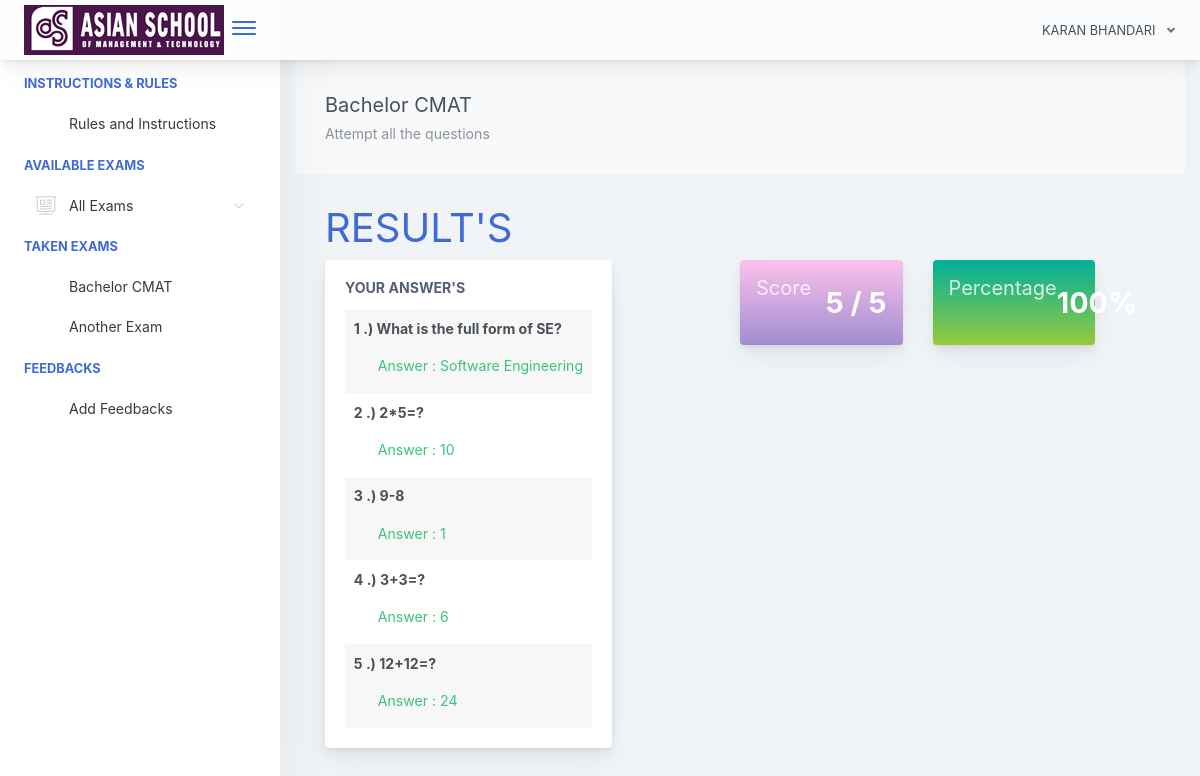
Screenshot of /home.php?page=result&id=27 (signed in) with the database file from the repository.
### tables this page shows
CREATE TABLE `examinee_tbl` (
  `exmne_id` int(11) NOT NULL,
  `exmne_fullname` varchar(1000) NOT NULL,
  `exmne_course` varchar(1000) NOT NULL,
  `exmne_gender` varchar(1000) NOT NULL,
  `exmne_birthdate` varchar(1000) NOT NULL,
  `exmne_year_level` varchar(1000) NOT NULL,
  `exmne_email` varchar(1000) NOT NULL,
  `exmne_password` varchar(1000) NOT NULL,
  `exmne_status` varchar(1000) NOT NULL DEFAULT 'active'
);

CREATE TABLE `exam_tbl` (
  `ex_id` int(11) NOT NULL,
  `cou_id` int(11) NOT NULL,
  `ex_title` varchar(1000) NOT NULL,
  `ex_time_limit` varchar(1000) NOT NULL,
  `ex_questlimit_display` int(11) NOT NULL,
  `ex_description` varchar(1000) NOT NULL,
  `ex_created` timestamp NOT NULL DEFAULT CURRENT_TIMESTAMP ON UPDATE CURRENT_TIMESTAMP
);

CREATE TABLE `exam_question_tbl` (
  `eqt_id` int(11) NOT NULL,
  `exam_id` int(11) NOT NULL,
  `exam_question` varchar(1000) NOT NULL,
  `exam_ch1` varchar(1000) NOT NULL,
  `exam_ch2` varchar(1000) NOT NULL,
  `exam_ch3` varchar(1000) NOT NULL,
  `exam_ch4` varchar(1000) NOT NULL,
  `exam_answer` varchar(1000) NOT NULL,
  `exam_status` varchar(1000) NOT NULL DEFAULT 'active'
);

CREATE TABLE `exam_answers` (
  `exans_id` int(11) NOT NULL,
  `axmne_id` int(11) NOT NULL,
  `exam_id` int(11) NOT NULL,
  `quest_id` int(11) NOT NULL,
  `exans_answer` varchar(1000) NOT NULL,
  `exans_status` varchar(1000) NOT NULL DEFAULT 'new',
  `exans_created` timestamp NOT NULL DEFAULT CURRENT_TIMESTAMP ON UPDATE CURRENT_TIMESTAMP
);

### query/selectData.php (called while the page is built, shortened)
<?php
$exmneId = $_SESSION['examineeSession']['exmne_id'];
$selExmneeData = $conn->query("SELECT * FROM examinee_tbl WHERE exmne_id='$exmneId' ")->fetch(PDO::FETCH_ASSOC);
 ?>

### pages/result.php (the view, shortened to what this page needs)
 <?php
    $examId = $_GET['id'];
    $selExam = $conn->query("SELECT * FROM exam_tbl WHERE ex_id='$examId' ")->fetch(PDO::FETCH_ASSOC);
 ?>
<div class="app-main__outer">
<div class="app-main__inner">
    <div id="refreshData">
    <div class="col-md-12">
        <div class="app-page-title">
            <div class="page-title-wrapper">
                <div class="page-title-heading">
                    <div>
                        <?php echo $selExam['ex_title']; ?>
                          <div class="page-title-subheading">
                            <?php echo $selExam['ex_description']; ?>
                          </div>
                    </div>
                </div>
            </div>
        </div>
        <div class="row col-md-12">
        	<h1 class="text-primary">RESULT'S</h1>
        </div>
        <div class="row col-md-6 float-left">
        	<div class="main-card mb-3 card">
                <div class="card-body">
                	<h5 class="card-title">Your Answer's</h5>
        			<table class="align-middle mb-0 table table-borderless table-striped table-hover" id="tableList">
                    <?php
                    	$selQuest = $conn->query("SELECT * FROM exam_question_tbl eqt INNER JOIN exam_answers ea ON eqt.eqt_id = ea.quest_id WHERE eqt.exam_id='$examId' AND ea.axmne_id='$exmneId' AND ea.exans_status='new' ");
                    	$i = 1;
                    	while ($selQuestRow = $selQuest->fetch(PDO::FETCH_ASSOC)) { ?>
                    		<tr>
                    			<td>
                    				<b><p><?php echo $i++; ?> .) <?php echo $selQuestRow['exam_question']; ?></p></b>
                    				<label class="pl-4 text-success">
                    					Answer :
                    					<?php
                    						if($selQuestRow['exam_answer'] != $selQuestRow['exans_answer'])
                    						{ ?>
                    							<span style="color:red"><?php echo $selQuestRow['exans_answer']; ?></span>
                    						<?PHP }
                    						else
                    						{ ?>
                    							<span class="text-success"><?php echo $selQuestRow['exans_answer']; ?></span>
                    						<?php }
                    					 ?>
                    				</label>
                    			</td>
                    		</tr>
                    	<?php }
                     ?>
	                 </table>
                </div>
            </div>
        </div>
        <div class="col-md-6 float-left">
        	<div class="col-md-6 float-left">
        	<div class="card mb-3 widget-content bg-night-fade">
                <div class="widget-content-wrapper text-white">
                    <div class="widget-content-left">
                        <div class="widget-heading"><h5>Score</h5></div>
                        <div class="widget-subheading" style="color: transparent;">/</div>
                    </div>
                    <div class="widget-content-right">
                        <div class="widget-numbers text-white">
                            <?php
                                $selScore = $conn->query("SELECT * FROM exam_question_tbl eqt INNER JOIN exam_answers ea ON eqt.eqt_id = ea.quest_id AND eqt.exam_answer = ea.exans_answer  WHERE ea.axmne_id='$exmneId' AND ea.exam_id='$examId' AND ea.exans_status='new' ");
                            ?>
                            <span>
                                <?php echo $selScore->rowCount(); ?>
                                <?php
                                    $over  = $selExam['ex_questlimit_display'];
                                 ?>
                            </span> / <?php echo $over; ?>
                        </div>
                    </div>
                </div>
            </div>
        	</div>
            <div class="col-md-6 float-left">
            <div class="card mb-3 widget-content bg-happy-green">
                <div class="widget-content-wrapper text-white">
                    <div class="widget-content-left">
                        <div class="widget-heading"><h5>Percentage</h5></div>
                        <div class="widget-subheading" style="color: transparent;">/</div>
                        </div>
                        <div class="widget-content-right">
                        <div class="widget-numbers text-white">
                            <?php
                                $selScore = $conn->query("SELECT * FROM exam_question_tbl eqt INNER JOIN exam_answers ea ON eqt.eqt_id = ea.quest_id AND eqt.exam_answer = ea.exans_answer  WHERE ea.axmne_id='$exmneId' AND ea.exam_id='$examId' AND ea.exans_status='new' ");
                            ?>
                            <span>
                                <?php
                                    $score = $selScore->rowCount();
                                    $ans = $score / $over * 100;
                                    echo "$ans";
                                 ?>
                            </span>
                        </div>
                    </div>
                </div>
            </div>
            </div>
        </div>
    </div>
    </div>
</div>

### includes/header.php (shortened to what this page needs)
<?php
  include("conn.php");
  include("query/selectData.php");
 ?>
<!doctype html>
<html lang="en">
<head>
    <link href="./main.css" rel="stylesheet">
    <link href="css/sweetalert.css" rel="stylesheet">
</head>
<body id="body">
    <div class="app-container app-theme-white body-tabs-shadow fixed-sidebar fixed-header">
        <div class="app-header header-shadow">
            <div class="app-header__logo">
                <a href="home.php"><div class="logo-src"></div></a>
                <div class="header__pane ml-auto">
                    <div>
                        <button type="button" class="hamburger close-sidebar-btn hamburger--elastic" data-class="closed-sidebar">
                            <span class="hamburger-box">
                                <span class="hamburger-inner"></span>
                            </span>
                        </button>
                    </div>
                </div>
            </div>
                <div class="app-header__content">
                <div class="app-header-right">
                    <div class="header-btn-lg pr-0">
                        <div class="widget-content p-0">
                            <div class="widget-content-wrapper">
                                <div class="widget-content-left">
                                    <div class="btn-group">
                                        <a data-toggle="dropdown" aria-haspopup="true" aria-expanded="false" class="p-0 btn">
                                            <?php
                                                echo strtoupper($selExmneeData['exmne_fullname']);
                                             ?>
                                            <i class="fa fa-angle-down ml-2 opacity-8"></i>
                                        </a>
                                    </div>
                                </div>
                            </div>
                        </div>
                    </div>        </div>
            </div>
        </div>

### home.php (shortened to what this page needs)
<?php include("includes/header.php"); ?>
<div class="app-main">
<?php include("includes/sidebar.php"); ?>
<?php
   @$page = $_GET['page'];
   if($page != '')
   {
     if($page == "exam")
     {
       include("pages/exam.php");
     }
     else if($page == "result")
     {
       include("pages/result.php");
     }
     else if($page == "myscores")
     {
       include("pages/myscores.php");
     }
   }
   else
   {
     include("pages/home.php");
   }
 ?>
<?php include("includes/footer.php"); ?>

### includes/sidebar.php (shortened to what this page needs)
<div class="app-sidebar sidebar-shadow">
        <div class="scrollbar-sidebar">
        <div class="app-sidebar__inner">
            <ul class="vertical-nav-menu">
            <li class="app-sidebar__heading">INSTRUCTIONS & RULES</li>
                <li>
                    <a href="#" data-toggle="modal" data-target="#insModal" >
                        Rules and Instructions
                    </a>
                </li>
                <li class="app-sidebar__heading">AVAILABLE EXAMS</li>
                <li>
                <a href="#">
                     <i class="metismenu-icon pe-7s-display2"></i>
                     All Exams
                    <i class="metismenu-state-icon pe-7s-angle-down caret-left"></i>
                </a>
                </li>
                 <li class="app-sidebar__heading">TAKEN EXAMS</li>
                <li>
                  <?php
                    $selTakenExam = $conn->query("SELECT * FROM exam_tbl et INNER JOIN exam_attempt ea ON et.ex_id = ea.exam_id WHERE exmne_id='$exmneId' ORDER BY ea.examat_id  ");
                    if($selTakenExam->rowCount() > 0)
                    {
                        while ($selTakenExamRow = $selTakenExam->fetch(PDO::FETCH_ASSOC)) { ?>
                            <a href="home.php?page=result&id=<?php echo $selTakenExamRow['ex_id']; ?>" >
                                <?php echo $selTakenExamRow['ex_title']; ?>
                            </a>
                        <?php }
                    }
                    else
                    { ?>
                        <a href="#" class="pl-3">You are not taking exam yet</a>
                    <?php }
                   ?>
                </li>
                <li class="app-sidebar__heading">FEEDBACKS</li>
                <li>
                    <a href="#" data-toggle="modal" data-target="#feedbacksModal" >
                        Add Feedbacks
                    </a>
                </li>
            </ul>
        </div>
    </div>
</div>

### includes/footer.php (shortened to what this page needs)
    </div>
        </div>
    </div>
</body>
</html>

### rows the page displays
examinee_tbl: exmne_fullname "KARAN BHANDARI"
exam_tbl: ex_title "Bachelor CMAT", ex_description "Attempt all the questions", ex_questlimit_display "5", ex_questlimit_display "100"
exam_tbl: ex_title "Another Exam"
exam_question_tbl: exam_question "What is the full form of SE?", exam_answers.exans_answer "Software Engineering"
exam_question_tbl: exam_question "2*5=?", exam_answers.exans_answer "10"
exam_question_tbl: exam_question "9-8", exam_answers.exans_answer "1"
exam_question_tbl: exam_question "3+3=?", exam_answers.exans_answer "6"
exam_question_tbl: exam_question "12+12=?", exam_answers.exans_answer "24"

### other values shown
$selScore->rowCount() "5"
